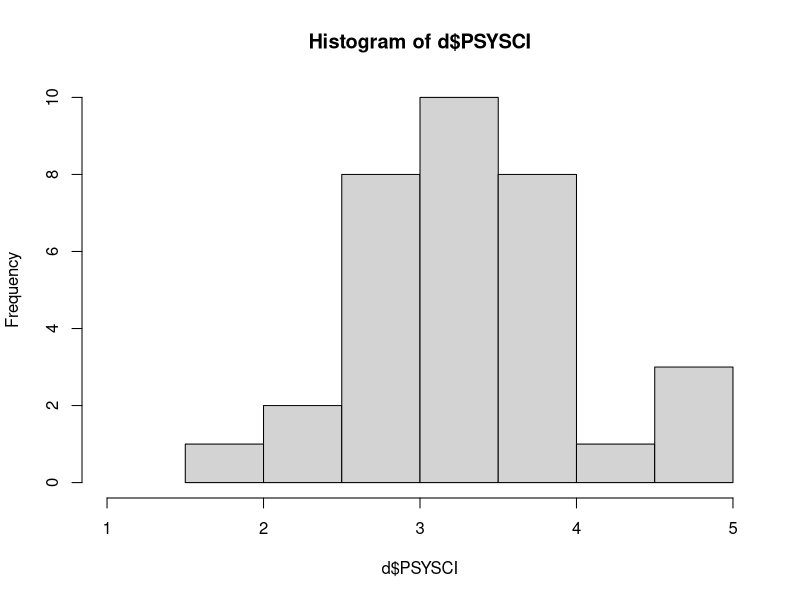
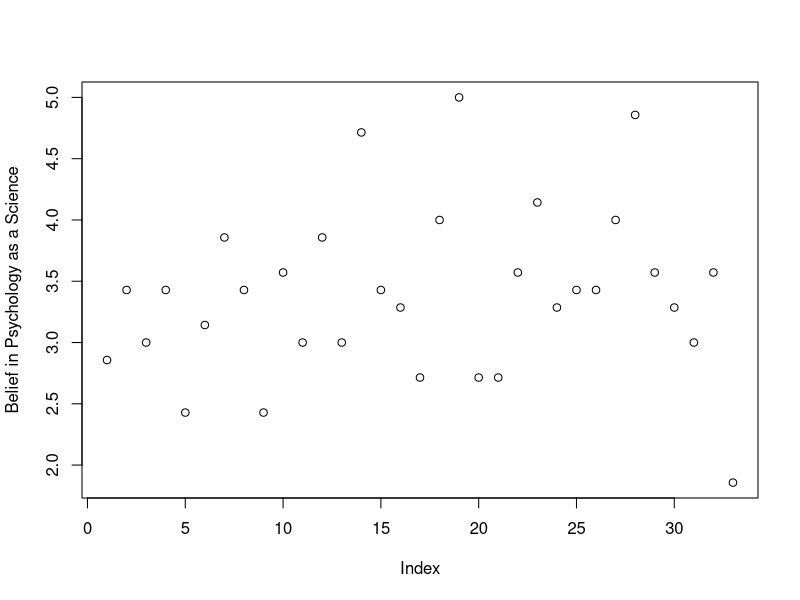
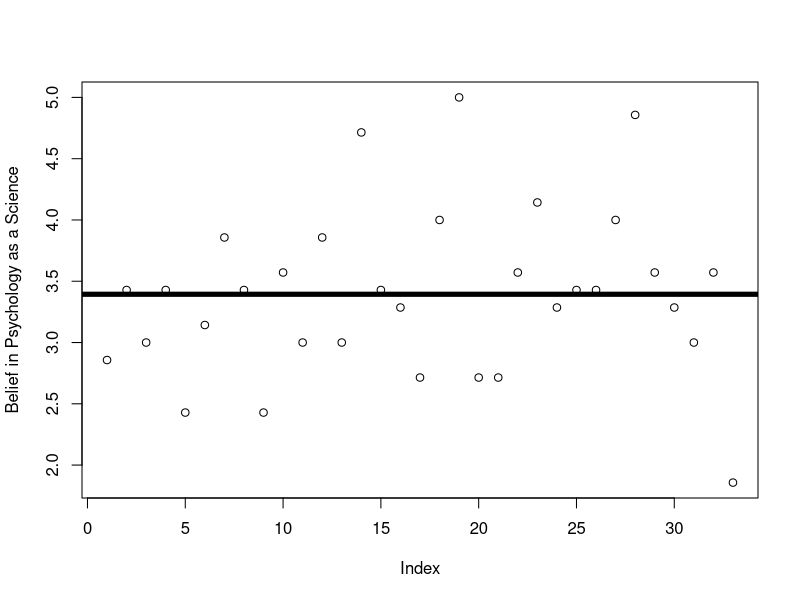
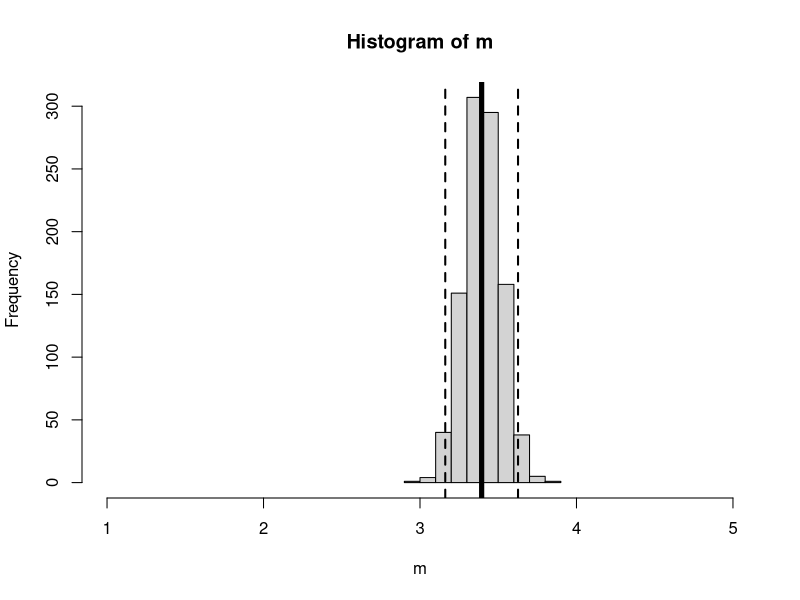

Here is the R script that generated these plots, in order:
## ---- chunk 1
d <- read.csv("../datasets/Grad Onboard 2025/grad_onboard_SP25.csv",
                           stringsAsFactors = T)
names(d)[c(25:31)] # identifying the scale items; 7 questions about science.
df <- d[,c(25:31)] # creating a mini-data frame.
names(df) # checking to make sure I did this correctly
df[,c(4,6:7)] <- 6-df[,c(4,6:7)] # reverse scoring the negatively-keyed items (items on a 1-5 scale should be subtracted from 6 to flip them.)

library(psych)
psych::alpha(df) # the alpha reliability.

d$PSYSCI <- rowMeans(df, na.rm = T) # a new variable; in my dataset
hist(d$PSYSCI, xlim = c(1,5)) # the graph of this new variable.
## ---- chunk 2
plot(d$PSYSCI, 
     ylab = "Belief in Psychology as a Science",
     xlab = "Index") 
abline(h = mean(d$PSYSCI, na.rm = T), lwd = 0)
## ---- chunk 3
plot(d$PSYSCI, 
     ylab = "Belief in Psychology as a Science",
     xlab = "Index") 
abline(h = mean(d$PSYSCI, na.rm = T), lwd = 5)
## ---- chunk 4
## quantifying errors (residuals)
residuals <- d$PSYSCI - mean(d$PSYSCI, na.rm = T)
SST <- sum(residuals^2)
SST

SST/length(residuals) # average of squared residuals (variance)
sqrt(SST/length(residuals)) # average of residuals, unsquared (standard deviation)

sd(d$PSYSCI) # slightly higher
sqrt(SST/(length(residuals)-1)) # the 'real' equation; n-1 to inflate our estimate / adjust for small samples.
## ---- chunk 5
m <- array()
for(i in c(1:1000)){
 nd <- d[sample(1:nrow(d), nrow(d), replace = T),] # a new sample
 m[i] <- mean(nd$PSYSCI, na.rm = T)
}
mean(d$PSYSCI, na.rm = T)
mean(m) # similar!

sum(m > 2.5) # all of them (100% greater than the midpoint of the scale.)

sd(m) # sampling error!

hist(m, xlim = c(1,5)) # our distribution of sampling estimates 
abline(v = c(mean(d$PSYSCI),
             mean(d$PSYSCI) + 1.96 * sd(m),
             mean(d$PSYSCI) - 1.96 * sd(m)),
       lwd = c(5,2,2), # two line widths
       lty = c(1,2,2)) # two line types
## ---- chunk 6
lm(PSYSCI ~ 1, data = d) # predicting PSYSCI from a constant (1), using the datset = d
mod0 <- lm(PSYSCI ~ 1, data = d) # saving this as a model object
coef(mod0) # looking at the coefficients
mod0$residuals # finding the residuals
## ---- chunk 7
names(d) # what variable might predict PSYSCI?

## ---- chunk 8

## ---- chunk 9

## ---- chunk 10

## ---- chunk 11

## ---- chunk 12

## ---- chunk 13

## ---- chunk 14
